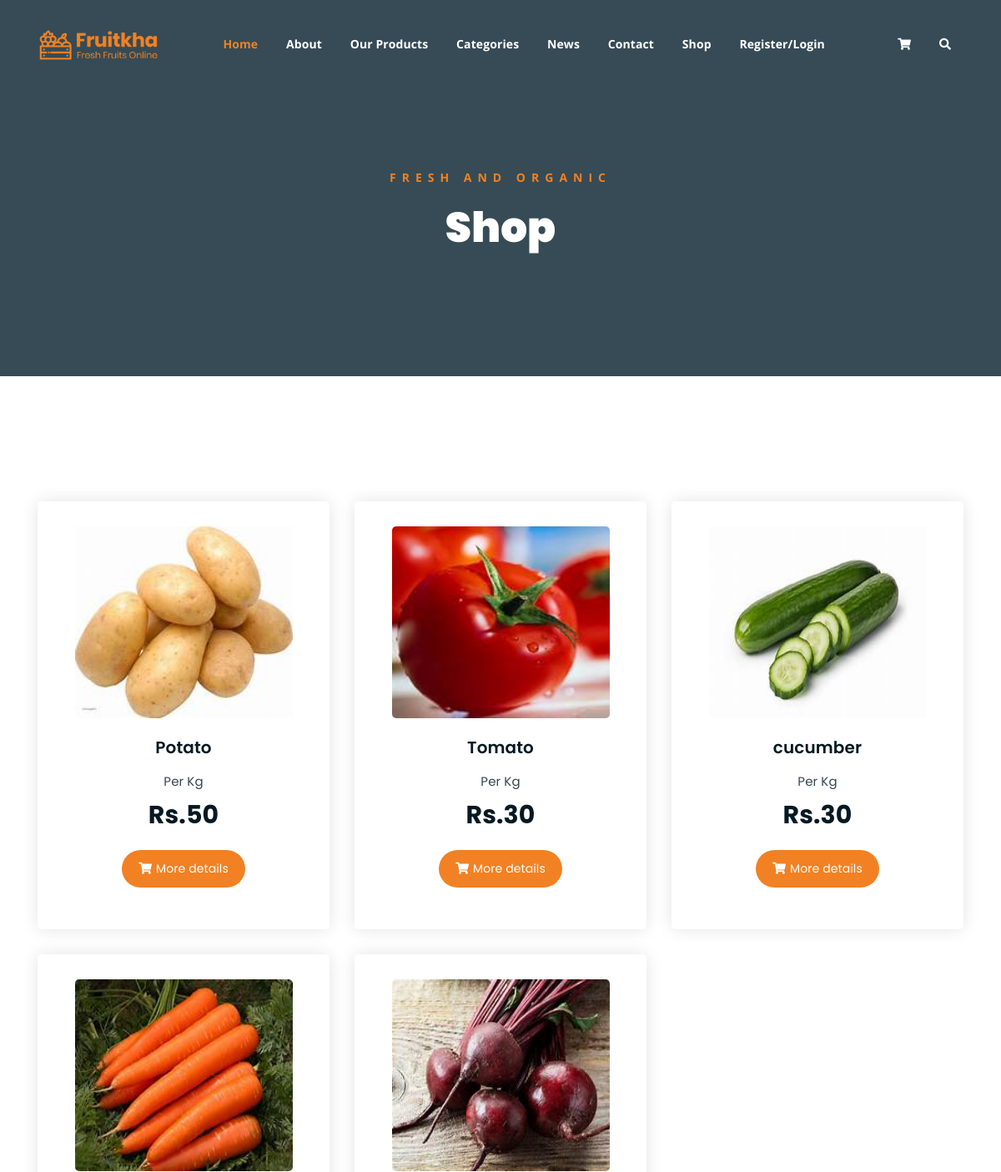
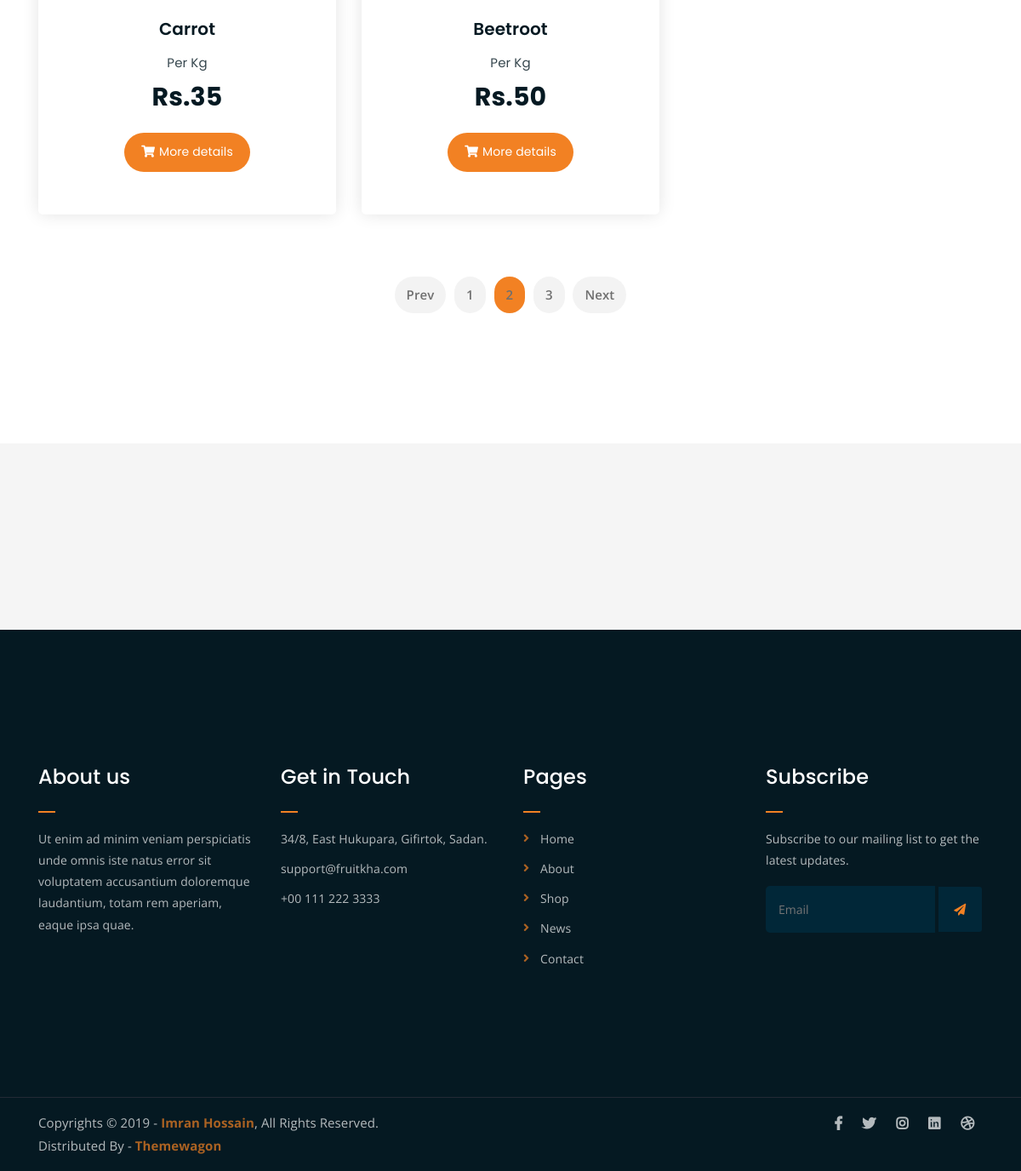
/filtered_products/Vegetables/, run on the app's committed database (2 pictures, top to bottom).
### Backend/models.py (models this page shows)
class ProductDb(models.Model):
    Category = models.CharField(max_length=100,null=True,blank=True)
    P_name = models.CharField(max_length=100,null=True,blank=True)
    Price = models.IntegerField(null=True,blank=True)
    Description = models.TextField(max_length=250,null=True,blank=True)
    P_image = models.ImageField(upload_to="Product Images",null=True,blank=True)

### WebApp/views.py (the view)
# urls.py: path('filtered_products/<cat_name>/',views.filtered_products,name="filtered_products"),
def filtered_products(req,cat_name):
    data = ProductDb.objects.filter(Category=cat_name)
    return render(req,"Products_filtered.html",{'data':data})

### WebApp/templates/Products_filtered.html (shortened to what this page needs)
<!DOCTYPE html>
{% load static %}
<html lang="en">
<head>
	<link rel="stylesheet" href="{% static 'assets/css/all.min.css' %}">
	<link rel="stylesheet" href="{% static 'assets/bootstrap/css/bootstrap.min.css' %}">
	<link rel="stylesheet" href="{% static 'assets/css/owl.carousel.css' %}">
	<link rel="stylesheet" href="{% static 'assets/css/magnific-popup.css' %}">
	<link rel="stylesheet" href="{% static 'assets/css/animate.css' %}">
	<link rel="stylesheet" href="{% static 'assets/css/meanmenu.min.css' %}">
	<link rel="stylesheet" href="{% static 'assets/css/main.css' %}">
	<link rel="stylesheet" href="{% static 'assets/css/responsive.css' %}">
</head>
<body>
	<div class="top-header-area" id="sticker">
		<div class="container">
			<div class="row">
				<div class="col-lg-12 col-sm-12 text-center">
					<div class="main-menu-wrap">
						<div class="site-logo">
							<a href="index.html">
								<img src="{% static 'assets/img/logo.png' %}" alt="">
							</a>
						</div>
						<nav class="main-menu">
							<ul>
								<li class="current-list-item"><a href="{% url 'Home' %}">Home</a>
								</li>
								<li><a href="{% url 'About' %}">About</a></li>
								<li><a href="{% url 'Our_products' %}">Our Products</a></li>
								<li><a href="#">Categories</a>
								</li>
								<li><a href="news.html">News</a>
								</li>
								<li><a href="{% url 'Contact' %}">Contact</a></li>
								<li><a href="#">Shop</a>
								</li>
								{% if request.session.Username %}
								<li><a href="{% url 'UserLogout' %}">Welcome {{request.session.Username }}/Logout</a></li>
								{% else %}
								<li><a href="{% url 'registration_page' %}">Register/Login</a></li>
								{% endif %}
								<li>
									<div class="header-icons">
										<a class="shopping-cart" href="cart.html"><i class="fas fa-shopping-cart"></i></a>
										<a class="mobile-hide search-bar-icon" href="#"><i class="fas fa-search"></i></a>
									</div>
								</li>
							</ul>
						</nav>
					</div>
				</div>
			</div>
		</div>
	</div>
	<div class="breadcrumb-section breadcrumb-bg">
		<div class="container">
			<div class="row">
				<div class="col-lg-8 offset-lg-2 text-center">
					<div class="breadcrumb-text">
						<p>Fresh and Organic</p>
						<h1>Shop</h1>
					</div>
				</div>
			</div>
		</div>
	</div>
	<div class="product-section mt-150 mb-150">
		<div class="container">
			<div class="row product-lists">
				{% for i in data %}
				<div class="col-lg-4 col-md-6 text-center strawberry">
					<div class="single-product-item">
						<div class="product-image">
							<a href="{% url 'single_productpage' pro_id=i.id %}"><img src="{{i.P_image.url}}" alt="" height="230px"></a>
						</div>
						<h3>{{i.P_name}}</h3>
						<p class="product-price"><span>Per Kg</span>Rs.{{i.Price}}</p>
						<a href="{% url 'single_productpage' pro_id=i.id %}" class="cart-btn"><i class="fas fa-shopping-cart"></i>More details</a>
					</div>
				</div>
				{% endfor %}
			</div>
			<div class="row">
				<div class="col-lg-12 text-center">
					<div class="pagination-wrap">
						<ul>
							<li><a href="#">Prev</a></li>
							<li><a href="#">1</a></li>
							<li><a class="active" href="#">2</a></li>
							<li><a href="#">3</a></li>
							<li><a href="#">Next</a></li>
						</ul>
					</div>
				</div>
			</div>
		</div>
	</div>
	<div class="logo-carousel-section">
		<div class="container">
			<div class="row">
				<div class="col-lg-12">
					<div class="logo-carousel-inner">
						<div class="single-logo-item">
							<img src="{% static 'assets/img/company-logos/1.png' %}" alt="">
						</div>
						<div class="single-logo-item">
							<img src="{% static 'assets/img/company-logos/2.png' %}" alt="">
						</div>
						<div class="single-logo-item">
							<img src="{% static 'assets/img/company-logos/3.png' %}" alt="">
						</div>
						<div class="single-logo-item">
							<img src="{% static 'assets/img/company-logos/4.png' %}" alt="">
						</div>
					</div>
				</div>
			</div>
		</div>
	</div>
	<div class="footer-area">
		<div class="container">
			<div class="row">
				<div class="col-lg-3 col-md-6">
					<div class="footer-box about-widget">
						<h2 class="widget-title">About us</h2>
						<p>Ut enim ad minim veniam perspiciatis unde omnis iste natus error sit voluptatem accusantium doloremque laudantium, totam rem aperiam, eaque ipsa quae.</p>
					</div>
				</div>
				<div class="col-lg-3 col-md-6">
					<div class="footer-box get-in-touch">
						<h2 class="widget-title">Get in Touch</h2>
						<ul>
							<li>34/8, East Hukupara, Gifirtok, Sadan.</li>
							<li>support@fruitkha.com</li>
							<li>+00 111 222 3333</li>
						</ul>
					</div>
				</div>
				<div class="col-lg-3 col-md-6">
					<div class="footer-box pages">
						<h2 class="widget-title">Pages</h2>
						<ul>
							<li><a href="index.html">Home</a></li>
							<li><a href="about.html">About</a></li>
							<li><a href="services.html">Shop</a></li>
							<li><a href="news.html">News</a></li>
							<li><a href="contact.html">Contact</a></li>
						</ul>
					</div>
				</div>
				<div class="col-lg-3 col-md-6">
					<div class="footer-box subscribe">
						<h2 class="widget-title">Subscribe</h2>
						<p>Subscribe to our mailing list to get the latest updates.</p>
						<form action="index.html">
							<input type="email" placeholder="Email">
							<button type="submit"><i class="fas fa-paper-plane"></i></button>
						</form>
					</div>
				</div>
			</div>
		</div>
	</div>
	<div class="copyright">
		<div class="container">
			<div class="row">
				<div class="col-lg-6 col-md-12">
					<p>Copyrights &copy; 2019 - <a href="https://imransdesign.com/">Imran Hossain</a>,  All Rights Reserved.<br>
						Distributed By - <a href="https://themewagon.com/">Themewagon</a>
					</p>
				</div>
				<div class="col-lg-6 text-right col-md-12">
					<div class="social-icons">
						<ul>
							<li><a href="#" target="_blank"><i class="fab fa-facebook-f"></i></a></li>
							<li><a href="#" target="_blank"><i class="fab fa-twitter"></i></a></li>
							<li><a href="#" target="_blank"><i class="fab fa-instagram"></i></a></li>
							<li><a href="#" target="_blank"><i class="fab fa-linkedin"></i></a></li>
							<li><a href="#" target="_blank"><i class="fab fa-dribbble"></i></a></li>
						</ul>
					</div>
				</div>
			</div>
		</div>
	</div>
</body>
</html>

### data on the page
ProductDb: P_image (picture), P_name "Potato", Price "50"
ProductDb: P_image (picture), P_name "Tomato", Price "30"
ProductDb: P_image (picture), P_name "cucumber", Price "30"
ProductDb: P_image (picture), P_name "Carrot", Price "35"
ProductDb: P_image (picture), P_name "Beetroot", Price "50"
